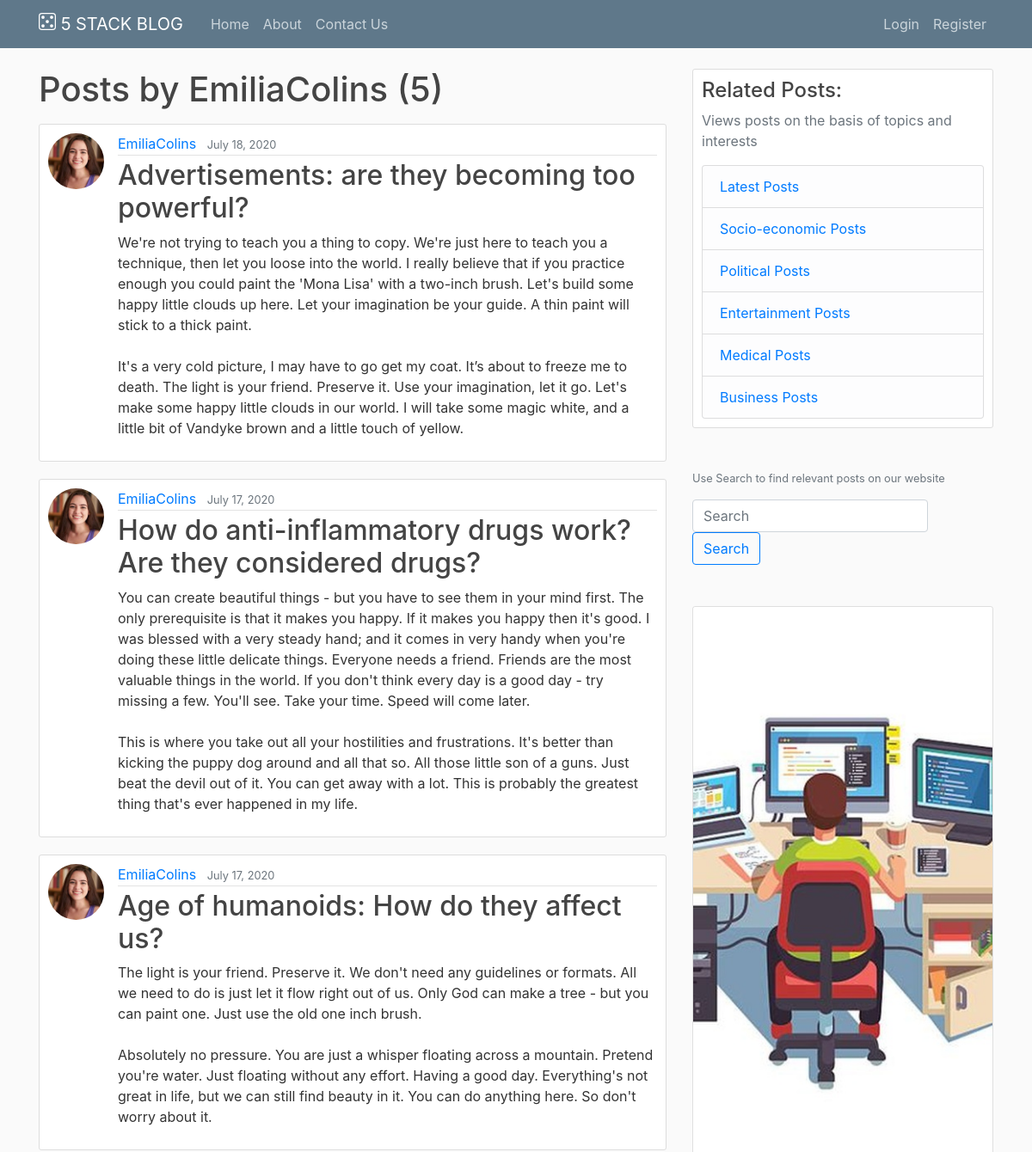
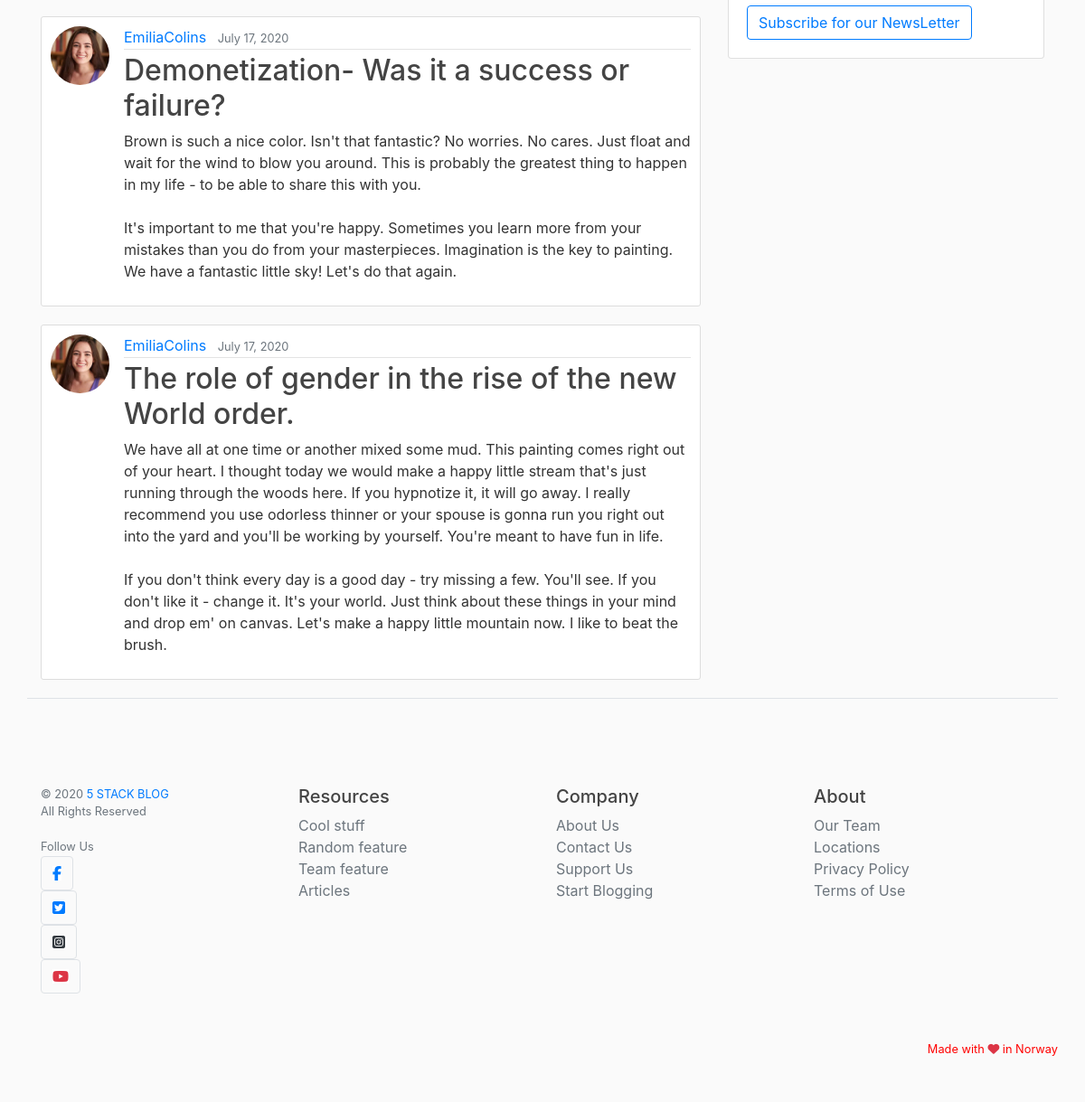
/user/EmiliaColins/, run on the app's committed database (2 pictures, top to bottom).
### blog/models.py (models this page shows, shortened)
class Post(models.Model):
	title = models.CharField(max_length=100)
	content = models.TextField()
	date_posted = models.DateTimeField(default=timezone.now)
	author = models.ForeignKey(User, on_delete=models.CASCADE)

### users/models.py (models this page shows, shortened)
class Profile(models.Model):
	user=models.OneToOneField(User, on_delete=models.CASCADE)
	image=models.ImageField(default="default.jpg", upload_to="profile_pics")

### blog/views.py (the view)
# urls.py: path('user/<str:username>/', UserPostListView.as_view(), name="user-posts"),
class UserPostListView(ListView):
	model=Post
	template_name="blog/user_posts.html"
	context_object_name="posts"
	paginate_by = 5
	def get_queryset(self):
		user=get_object_or_404(User, username=self.kwargs.get("username"))
		return Post.objects.filter(author=user).order_by("-date_posted")

### blog/templates/blog/user_posts.html (shortened to what this page needs)
{% extends "blog/base.html" %}
{% block content %}
<h1 class="mb-3">Posts by {{ view.kwargs.username }} ({{ page_obj.paginator.count }})</h1>
	{% for post in posts %}
		<article class="media content-section">
			<img class="rounded-circle article-img" src="{{ post.author.profile.image.url }}">
		  <div class="media-body">
		    <div class="article-metadata">
		      <a class="mr-2" href="{% url 'user-posts' post.author.username %}">{{ post.author }}</a>
		      <small class="text-muted">{{ post.date_posted|date:"F d, Y" }}</small>
		    </div>
		    <h2><a class="article-title" href="{% url 'post-detail' post.id %}">{{ post.title }}</a></h2>
		    <p class="article-content">{{ post.content }}</p>
		  </div>
		</article>
	{% endfor %}
{% endblock content %}

### blog/static/blog/main.css (style rules this page uses)
body { background: #fafafa; color: #333333; margin-top: 5rem; }
h1, h2, h3, h4, h5, h6 { color: #444444; }
.content-section { background: #ffffff; padding: 10px 10px; border: 1px solid #dddddd; border-radius: 3px; margin-bottom: 20px; }
.article-title { color: #444444; }
.article-content { white-space: pre-line; }
.article-img { height: 65px; width: 65px; margin-right: 16px; }
.article-metadata { padding-bottom: 1px; margin-bottom: 4px; border-bottom: 1px solid #e3e3e3 }

### data on the page
Post: author.profile.image (picture), author "EmiliaColins", date_posted "July 18, 2020", title "Advertisements: are they becoming too powerful?", content "We're not trying to teach you a thing to copy. We're just here to teach you a technique, then let you loose into the world. I really believe that if you practice enough you could paint the 'Mona Lisa' with a two-inch brush. Let's build some happy little clouds up here. Let your imagination be your guide. A thin paint will stick to a thick paint. It's a very cold picture, I may have to go get my coat. It’s about to freeze me to death. The light is your friend. Preserve it. Use your imagination, let it go. Let's make some happy little clouds in our world. I will take some magic white, and a little bit of Vandyke brown and a little touch of yellow."
Post: author.profile.image (picture), author "EmiliaColins", date_posted "July 17, 2020", title "How do anti-inflammatory drugs work? Are they considered drugs?", content "You can create beautiful things - but you have to see them in your mind first. The only prerequisite is that it makes you happy. If it makes you happy then it's good. I was blessed with a very steady hand; and it comes in very handy when you're doing these little delicate things. Everyone needs a friend. Friends are the most valuable things in the world. If you don't think every day is a good day - try missing a few. You'll see. Take your time. Speed will come later. This is where you take out all your hostilities and frustrations. It's better than kicking the puppy dog around and all that so. All those little son of a guns. Just beat the devil out of it. You can get away with a lot. This…"
Post: author.profile.image (picture), author "EmiliaColins", date_posted "July 17, 2020", title "Age of humanoids: How do they affect us?", content "The light is your friend. Preserve it. We don't need any guidelines or formats. All we need to do is just let it flow right out of us. Only God can make a tree - but you can paint one. Just use the old one inch brush. Absolutely no pressure. You are just a whisper floating across a mountain. Pretend you're water. Just floating without any effort. Having a good day. Everything's not great in life, but we can still find beauty in it. You can do anything here. So don't worry about it."
Post: author.profile.image (picture), author "EmiliaColins", date_posted "July 17, 2020", title "Demonetization- Was it a success or failure?", content "Brown is such a nice color. Isn't that fantastic? No worries. No cares. Just float and wait for the wind to blow you around. This is probably the greatest thing to happen in my life - to be able to share this with you. It's important to me that you're happy. Sometimes you learn more from your mistakes than you do from your masterpieces. Imagination is the key to painting. We have a fantastic little sky! Let's do that again."
Post: author.profile.image (picture), author "EmiliaColins", date_posted "July 17, 2020", title "The role of gender in the rise of the new World order.", content "We have all at one time or another mixed some mud. This painting comes right out of your heart. I thought today we would make a happy little stream that's just running through the woods here. If you hypnotize it, it will go away. I really recommend you use odorless thinner or your spouse is gonna run you right out into the yard and you'll be working by yourself. You're meant to have fun in life. If you don't think every day is a good day - try missing a few. You'll see. If you don't like it - change it. It's your world. Just think about these things in your mind and drop em' on canvas. Let's make a happy little mountain now. I like to beat the brush."

### other printed values
{{ view.kwargs.username }} "EmiliaColins"
{{ page_obj.paginator.count }} "5"
